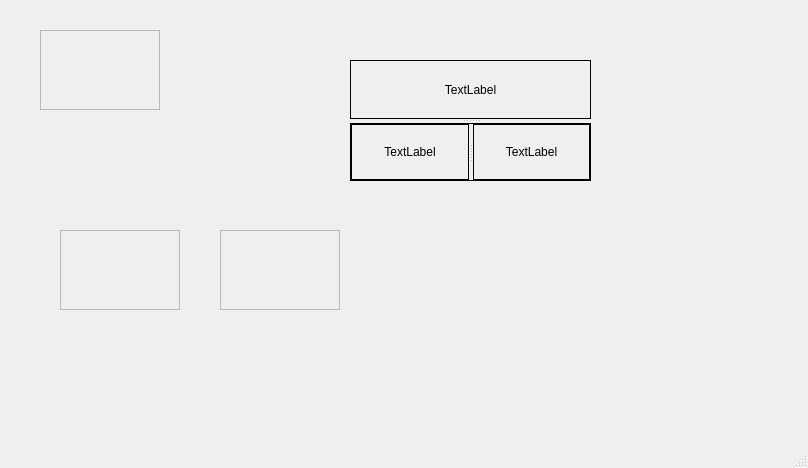
<?xml version="1.0" encoding="UTF-8"?>
<ui version="4.0">
 <class>MainWindow</class>
 <widget class="QMainWindow" name="MainWindow">
  <property name="geometry">
   <rect>
    <x>0</x>
    <y>0</y>
    <width>808</width>
    <height>468</height>
   </rect>
  </property>
  <property name="windowTitle">
   <string>MainWindow</string>
  </property>
  <widget class="QWidget" name="centralwidget">
   <widget class="QFrame" name="frame">
    <property name="geometry">
     <rect>
      <x>40</x>
      <y>30</y>
      <width>120</width>
      <height>80</height>
     </rect>
    </property>
    <property name="frameShape">
     <enum>QFrame::StyledPanel</enum>
    </property>
    <property name="frameShadow">
     <enum>QFrame::Raised</enum>
    </property>
   </widget>
   <widget class="QFrame" name="frame_2">
    <property name="geometry">
     <rect>
      <x>60</x>
      <y>230</y>
      <width>120</width>
      <height>80</height>
     </rect>
    </property>
    <property name="frameShape">
     <enum>QFrame::StyledPanel</enum>
    </property>
    <property name="frameShadow">
     <enum>QFrame::Raised</enum>
    </property>
   </widget>
   <widget class="QFrame" name="frame_3">
    <property name="geometry">
     <rect>
      <x>220</x>
      <y>230</y>
      <width>120</width>
      <height>80</height>
     </rect>
    </property>
    <property name="frameShape">
     <enum>QFrame::StyledPanel</enum>
    </property>
    <property name="frameShadow">
     <enum>QFrame::Raised</enum>
    </property>
   </widget>
   <widget class="QSplitter" name="splitter_2">
    <property name="geometry">
     <rect>
      <x>350</x>
      <y>60</y>
      <width>241</width>
      <height>121</height>
     </rect>
    </property>
    <property name="orientation">
     <enum>Qt::Vertical</enum>
    </property>
    <widget class="QLabel" name="label">
     <property name="frameShape">
      <enum>QFrame::Box</enum>
     </property>
     <property name="text">
      <string>TextLabel</string>
     </property>
     <property name="alignment">
      <set>Qt::AlignCenter</set>
     </property>
    </widget>
    <widget class="QSplitter" name="splitter">
     <property name="frameShape">
      <enum>QFrame::Box</enum>
     </property>
     <property name="orientation">
      <enum>Qt::Horizontal</enum>
     </property>
     <widget class="QLabel" name="label_2">
      <property name="frameShape">
       <enum>QFrame::Box</enum>
      </property>
      <property name="text">
       <string>TextLabel</string>
      </property>
      <property name="alignment">
       <set>Qt::AlignCenter</set>
      </property>
     </widget>
     <widget class="QLabel" name="label_3">
      <property name="frameShape">
       <enum>QFrame::Box</enum>
      </property>
      <property name="text">
       <string>TextLabel</string>
      </property>
      <property name="alignment">
       <set>Qt::AlignCenter</set>
      </property>
     </widget>
    </widget>
   </widget>
  </widget>
  <widget class="QMenuBar" name="menubar">
   <property name="geometry">
    <rect>
     <x>0</x>
     <y>0</y>
     <width>808</width>
     <height>21</height>
    </rect>
   </property>
  </widget>
  <widget class="QStatusBar" name="statusbar"/>
 </widget>
 <resources/>
 <connections/>
</ui>
